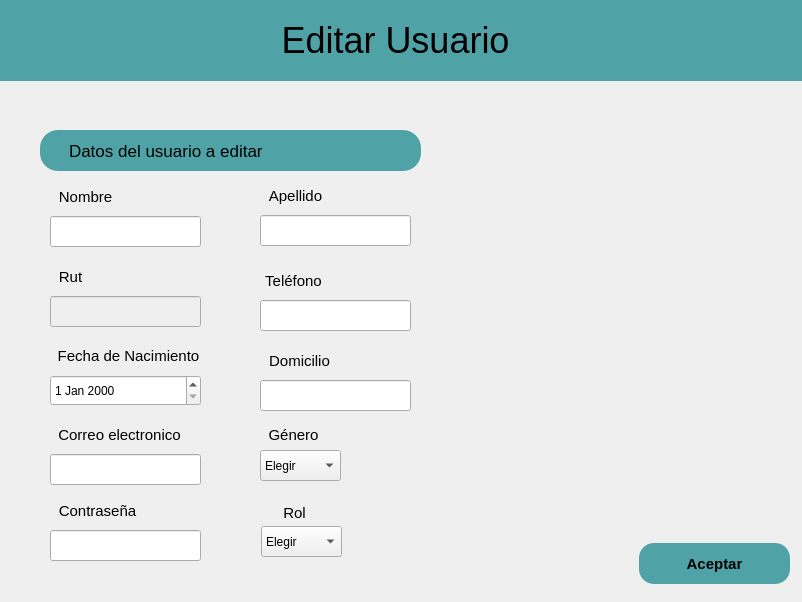
<?xml version="1.0" encoding="UTF-8"?>
<ui version="4.0">
 <class>EditarUsuario</class>
 <widget class="QMainWindow" name="EditarUsuario">
  <property name="geometry">
   <rect>
    <x>0</x>
    <y>0</y>
    <width>802</width>
    <height>602</height>
   </rect>
  </property>
  <property name="windowTitle">
   <string>Hotel</string>
  </property>
  <property name="windowIcon">
   <iconset>
    <normaloff>../Recursos/HotelMascota.png</normaloff>../Recursos/HotelMascota.png</iconset>
  </property>
  <widget class="QWidget" name="centralwidget">
   <widget class="QLabel" name="labelTitulo">
    <property name="geometry">
     <rect>
      <x>-20</x>
      <y>0</y>
      <width>831</width>
      <height>81</height>
     </rect>
    </property>
    <property name="font">
     <font>
      <family>Arial</family>
      <pointsize>27</pointsize>
      <weight>50</weight>
      <bold>false</bold>
     </font>
    </property>
    <property name="styleSheet">
     <string notr="true">background-color: rgb(79, 163, 166);</string>
    </property>
    <property name="text">
     <string>Editar Usuario</string>
    </property>
    <property name="alignment">
     <set>Qt::AlignCenter</set>
    </property>
   </widget>
   <widget class="QPushButton" name="BtnAtras">
    <property name="geometry">
     <rect>
      <x>20</x>
      <y>15</y>
      <width>51</width>
      <height>51</height>
     </rect>
    </property>
    <property name="cursor">
     <cursorShape>PointingHandCursor</cursorShape>
    </property>
    <property name="styleSheet">
     <string notr="true">background-color: rgb(79, 163, 166);
border-radius: 10px;</string>
    </property>
    <property name="text">
     <string/>
    </property>
    <property name="icon">
     <iconset>
      <normaloff>../Recursos/FotoBtnAtras.png</normaloff>../Recursos/FotoBtnAtras.png</iconset>
    </property>
    <property name="iconSize">
     <size>
      <width>50</width>
      <height>50</height>
     </size>
    </property>
   </widget>
   <widget class="QLabel" name="labelEditarDatosUsuario">
    <property name="geometry">
     <rect>
      <x>40</x>
      <y>130</y>
      <width>381</width>
      <height>41</height>
     </rect>
    </property>
    <property name="font">
     <font>
      <family>Arial</family>
      <pointsize>13</pointsize>
     </font>
    </property>
    <property name="styleSheet">
     <string notr="true">background-color: rgb(79, 163, 166);
border-radius: 18%;</string>
    </property>
    <property name="text">
     <string>Datos del usuario a editar</string>
    </property>
    <property name="alignment">
     <set>Qt::AlignLeading|Qt::AlignLeft|Qt::AlignVCenter</set>
    </property>
    <property name="indent">
     <number>29</number>
    </property>
   </widget>
   <widget class="QLabel" name="labelIconFlechaAbajo">
    <property name="geometry">
     <rect>
      <x>359</x>
      <y>136</y>
      <width>31</width>
      <height>31</height>
     </rect>
    </property>
    <property name="text">
     <string/>
    </property>
    <property name="pixmap">
     <pixmap>../Recursos/IconFlechaAbajo.png</pixmap>
    </property>
    <property name="scaledContents">
     <bool>true</bool>
    </property>
   </widget>
   <widget class="QLabel" name="labelFotoPerrito">
    <property name="geometry">
     <rect>
      <x>507</x>
      <y>191</y>
      <width>281</width>
      <height>271</height>
     </rect>
    </property>
    <property name="text">
     <string/>
    </property>
    <property name="pixmap">
     <pixmap>../Recursos/FotoPerrito.png</pixmap>
    </property>
    <property name="scaledContents">
     <bool>true</bool>
    </property>
   </widget>
   <widget class="QLabel" name="labelNombre">
    <property name="geometry">
     <rect>
      <x>35</x>
      <y>176</y>
      <width>101</width>
      <height>41</height>
     </rect>
    </property>
    <property name="font">
     <font>
      <family>Arial</family>
      <pointsize>11</pointsize>
     </font>
    </property>
    <property name="text">
     <string>Nombre</string>
    </property>
    <property name="alignment">
     <set>Qt::AlignCenter</set>
    </property>
   </widget>
   <widget class="QLineEdit" name="inputNombre">
    <property name="geometry">
     <rect>
      <x>50</x>
      <y>216</y>
      <width>151</width>
      <height>31</height>
     </rect>
    </property>
    <property name="font">
     <font>
      <family>Arial</family>
      <pointsize>10</pointsize>
     </font>
    </property>
    <property name="text">
     <string/>
    </property>
   </widget>
   <widget class="QLabel" name="labelApellido">
    <property name="geometry">
     <rect>
      <x>245</x>
      <y>175</y>
      <width>101</width>
      <height>41</height>
     </rect>
    </property>
    <property name="font">
     <font>
      <family>Arial</family>
      <pointsize>11</pointsize>
     </font>
    </property>
    <property name="text">
     <string>Apellido</string>
    </property>
    <property name="alignment">
     <set>Qt::AlignCenter</set>
    </property>
   </widget>
   <widget class="QLineEdit" name="inputApellido">
    <property name="geometry">
     <rect>
      <x>260</x>
      <y>215</y>
      <width>151</width>
      <height>31</height>
     </rect>
    </property>
    <property name="font">
     <font>
      <family>Arial</family>
      <pointsize>10</pointsize>
     </font>
    </property>
    <property name="text">
     <string/>
    </property>
   </widget>
   <widget class="QLineEdit" name="inputRut">
    <property name="enabled">
     <bool>false</bool>
    </property>
    <property name="geometry">
     <rect>
      <x>50</x>
      <y>296</y>
      <width>151</width>
      <height>31</height>
     </rect>
    </property>
    <property name="font">
     <font>
      <family>Arial</family>
      <pointsize>10</pointsize>
     </font>
    </property>
    <property name="text">
     <string/>
    </property>
    <property name="echoMode">
     <enum>QLineEdit::Normal</enum>
    </property>
   </widget>
   <widget class="QLabel" name="labelRut">
    <property name="geometry">
     <rect>
      <x>20</x>
      <y>256</y>
      <width>101</width>
      <height>41</height>
     </rect>
    </property>
    <property name="font">
     <font>
      <family>Arial</family>
      <pointsize>11</pointsize>
     </font>
    </property>
    <property name="text">
     <string>Rut</string>
    </property>
    <property name="alignment">
     <set>Qt::AlignCenter</set>
    </property>
   </widget>
   <widget class="QLabel" name="labelFechaNacimiento">
    <property name="geometry">
     <rect>
      <x>53</x>
      <y>335</y>
      <width>151</width>
      <height>41</height>
     </rect>
    </property>
    <property name="font">
     <font>
      <family>Arial</family>
      <pointsize>11</pointsize>
     </font>
    </property>
    <property name="text">
     <string>Fecha de Nacimiento</string>
    </property>
    <property name="alignment">
     <set>Qt::AlignCenter</set>
    </property>
   </widget>
   <widget class="QDateEdit" name="dateEditFechaNacimiento">
    <property name="geometry">
     <rect>
      <x>50</x>
      <y>375</y>
      <width>151</width>
      <height>31</height>
     </rect>
    </property>
   </widget>
   <widget class="QLineEdit" name="inputCorreoElectronico">
    <property name="geometry">
     <rect>
      <x>50</x>
      <y>454</y>
      <width>151</width>
      <height>31</height>
     </rect>
    </property>
    <property name="font">
     <font>
      <family>Arial</family>
      <pointsize>10</pointsize>
     </font>
    </property>
    <property name="text">
     <string/>
    </property>
   </widget>
   <widget class="QLabel" name="labelCorreoElectronico">
    <property name="geometry">
     <rect>
      <x>54</x>
      <y>414</y>
      <width>131</width>
      <height>41</height>
     </rect>
    </property>
    <property name="font">
     <font>
      <family>Arial</family>
      <pointsize>11</pointsize>
     </font>
    </property>
    <property name="text">
     <string>Correo electronico</string>
    </property>
    <property name="alignment">
     <set>Qt::AlignCenter</set>
    </property>
   </widget>
   <widget class="QLabel" name="labelDomicilio">
    <property name="geometry">
     <rect>
      <x>234</x>
      <y>340</y>
      <width>131</width>
      <height>41</height>
     </rect>
    </property>
    <property name="font">
     <font>
      <family>Arial</family>
      <pointsize>11</pointsize>
     </font>
    </property>
    <property name="text">
     <string>Domicilio</string>
    </property>
    <property name="alignment">
     <set>Qt::AlignCenter</set>
    </property>
   </widget>
   <widget class="QLineEdit" name="inputDomicilio">
    <property name="geometry">
     <rect>
      <x>260</x>
      <y>380</y>
      <width>151</width>
      <height>31</height>
     </rect>
    </property>
    <property name="font">
     <font>
      <family>Arial</family>
      <pointsize>10</pointsize>
     </font>
    </property>
    <property name="text">
     <string/>
    </property>
   </widget>
   <widget class="QLabel" name="labelTelefono">
    <property name="geometry">
     <rect>
      <x>258</x>
      <y>260</y>
      <width>71</width>
      <height>41</height>
     </rect>
    </property>
    <property name="font">
     <font>
      <family>Arial</family>
      <pointsize>11</pointsize>
     </font>
    </property>
    <property name="text">
     <string>Teléfono</string>
    </property>
    <property name="alignment">
     <set>Qt::AlignCenter</set>
    </property>
   </widget>
   <widget class="QLineEdit" name="inputTelefono">
    <property name="geometry">
     <rect>
      <x>260</x>
      <y>300</y>
      <width>151</width>
      <height>31</height>
     </rect>
    </property>
    <property name="font">
     <font>
      <family>Arial</family>
      <pointsize>10</pointsize>
     </font>
    </property>
    <property name="text">
     <string/>
    </property>
   </widget>
   <widget class="QLabel" name="labelGenero">
    <property name="geometry">
     <rect>
      <x>258</x>
      <y>414</y>
      <width>71</width>
      <height>41</height>
     </rect>
    </property>
    <property name="font">
     <font>
      <family>Arial</family>
      <pointsize>11</pointsize>
     </font>
    </property>
    <property name="text">
     <string>Género</string>
    </property>
    <property name="alignment">
     <set>Qt::AlignCenter</set>
    </property>
   </widget>
   <widget class="QComboBox" name="comboBoxGenero">
    <property name="geometry">
     <rect>
      <x>260</x>
      <y>450</y>
      <width>81</width>
      <height>31</height>
     </rect>
    </property>
    <item>
     <property name="text">
      <string>Elegir</string>
     </property>
    </item>
    <item>
     <property name="text">
      <string>Femenino</string>
     </property>
    </item>
    <item>
     <property name="text">
      <string>Masculino</string>
     </property>
    </item>
   </widget>
   <widget class="QPushButton" name="BtnGuardarUsuarioEditado">
    <property name="geometry">
     <rect>
      <x>639</x>
      <y>543</y>
      <width>151</width>
      <height>41</height>
     </rect>
    </property>
    <property name="font">
     <font>
      <family>Arial</family>
      <pointsize>11</pointsize>
      <weight>75</weight>
      <bold>true</bold>
     </font>
    </property>
    <property name="cursor">
     <cursorShape>PointingHandCursor</cursorShape>
    </property>
    <property name="styleSheet">
     <string notr="true">background-color: rgb(79, 163, 166);
border-radius:15px;</string>
    </property>
    <property name="text">
     <string>Aceptar</string>
    </property>
   </widget>
   <widget class="QLabel" name="labelPassword">
    <property name="geometry">
     <rect>
      <x>52</x>
      <y>490</y>
      <width>91</width>
      <height>41</height>
     </rect>
    </property>
    <property name="font">
     <font>
      <family>Arial</family>
      <pointsize>11</pointsize>
     </font>
    </property>
    <property name="text">
     <string>Contraseña</string>
    </property>
    <property name="alignment">
     <set>Qt::AlignCenter</set>
    </property>
   </widget>
   <widget class="QLineEdit" name="inputNewPassword">
    <property name="geometry">
     <rect>
      <x>50</x>
      <y>530</y>
      <width>151</width>
      <height>31</height>
     </rect>
    </property>
    <property name="sizePolicy">
     <sizepolicy hsizetype="Expanding" vsizetype="Fixed">
      <horstretch>0</horstretch>
      <verstretch>0</verstretch>
     </sizepolicy>
    </property>
    <property name="font">
     <font>
      <family>Arial</family>
      <pointsize>10</pointsize>
     </font>
    </property>
    <property name="text">
     <string/>
    </property>
    <property name="echoMode">
     <enum>QLineEdit::Normal</enum>
    </property>
   </widget>
   <widget class="QComboBox" name="comboBoxRol">
    <property name="geometry">
     <rect>
      <x>261</x>
      <y>526</y>
      <width>81</width>
      <height>31</height>
     </rect>
    </property>
    <item>
     <property name="text">
      <string>Elegir</string>
     </property>
    </item>
    <item>
     <property name="text">
      <string>Administrador</string>
     </property>
    </item>
    <item>
     <property name="text">
      <string>Recepcionista</string>
     </property>
    </item>
   </widget>
   <widget class="QLabel" name="labelGeneroRol">
    <property name="geometry">
     <rect>
      <x>259</x>
      <y>492</y>
      <width>71</width>
      <height>41</height>
     </rect>
    </property>
    <property name="font">
     <font>
      <family>Arial</family>
      <pointsize>11</pointsize>
     </font>
    </property>
    <property name="text">
     <string>Rol</string>
    </property>
    <property name="alignment">
     <set>Qt::AlignCenter</set>
    </property>
   </widget>
  </widget>
 </widget>
 <resources/>
 <connections/>
</ui>
